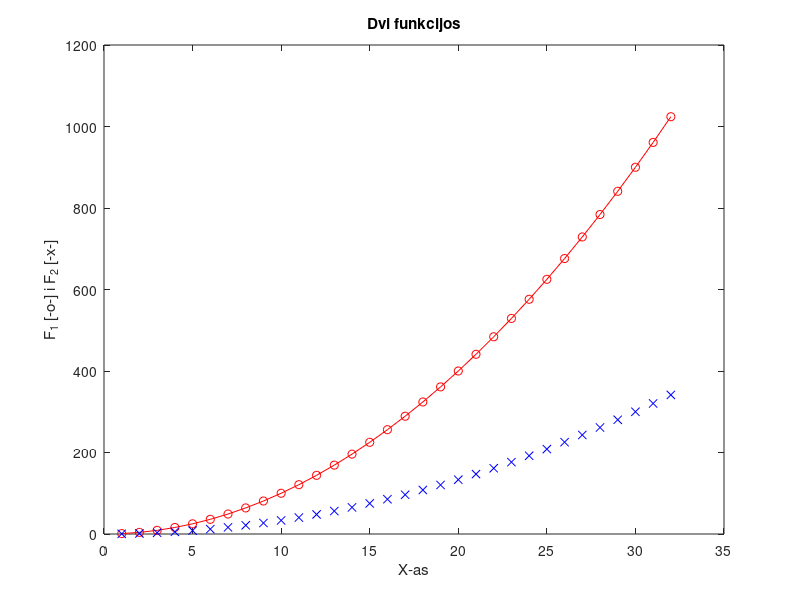

MATLAB code to generate this figure:
% Name: Tunar
% Surname: Mammadov
% Group: KKSFU-24
% Date: 2026-09-24

clc; clear; close all;

%% Mandatory Task 
x = 1:32;
y = x.^2;

plot(x, y, 'o-r', x, y/3, 'xb')
title('Dvi funkcijos')
xlabel('X-as')
ylabel('F_1 [-o-] i F_2 [-x-]')

%% Complementary Task 
N = 5; 

v = (N+1) : 0.5 : (N+4);

A = [N   N+1 N+2; 
     N+3 N+4 N+5; 
     N+6 N+7 N+8];

a_elem = A(3, 2);
b_block = A(2:3, 1:2);
c_corners = A([1, 3], [1, 3]);

v_sub = v(1:3)'; 
A_concat = [A, v_sub];
